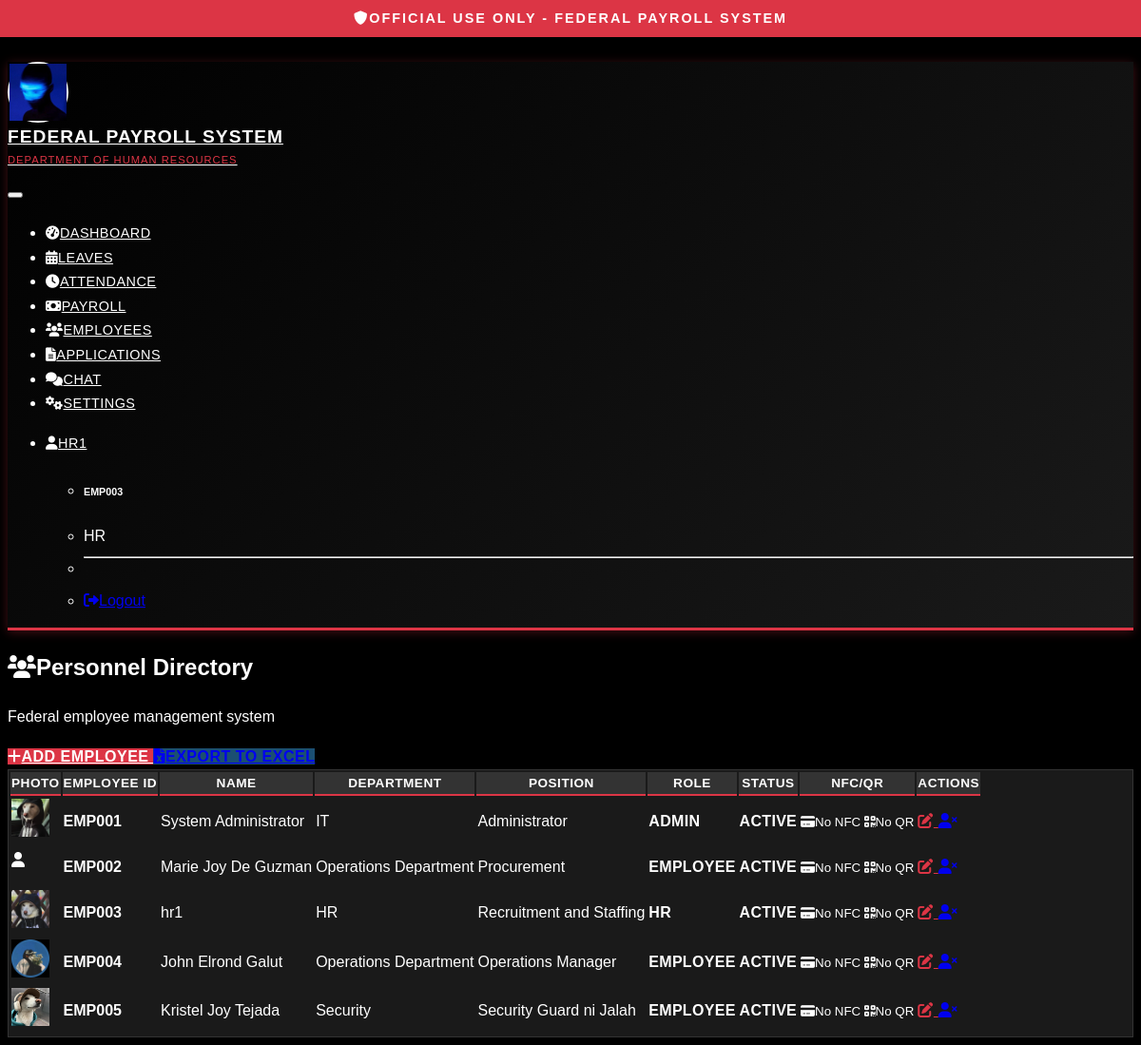
Page /admin/employees (signed in) on the committed database.
### tables this page shows
CREATE TABLE settings(
        id INTEGER PRIMARY KEY AUTOINCREMENT,
        setting_name TEXT UNIQUE,
        setting_value TEXT,
        description TEXT,
        updated_by INTEGER,
        updated_at TIMESTAMP DEFAULT CURRENT_TIMESTAMP,
        FOREIGN KEY(updated_by) REFERENCES employees(id)
    );

CREATE TABLE employees(
        id INTEGER PRIMARY KEY AUTOINCREMENT,
        employee_id TEXT UNIQUE,           -- e.g., EMP001
        username TEXT UNIQUE,
        password TEXT,
        name TEXT,
        department TEXT,
        position TEXT,
        salary_rate REAL DEFAULT 0,        -- daily rate
        role TEXT CHECK(role IN ('Admin','HR','Employee')),
        status TEXT DEFAULT 'Active',
        profile_picture TEXT               -- store file path
    , nfc_id TEXT, qr_code_path TEXT);

### routes/admin.py (the view)
@admin_bp.route('/employees')
@login_required
@role_required('Admin')
def list_employees():
    conn = get_db_connection()
    employees = conn.execute('''
        SELECT id, employee_id, name, department, position, role, status, profile_picture, nfc_id, qr_code_path
        FROM employees ORDER BY id
    ''').fetchall()
    conn.close()
    return render_template('admin/list_employees.html', employees=employees)

### templates/admin/list_employees.html (shortened to what this page needs)
{% extends "base.html" %}
{% block content %}
<div class="row">
    <div class="col-12">
        <div class="d-flex justify-content-between align-items-center mb-4">
            <div>
                <h2><i class="fas fa-users me-2"></i>Personnel Directory</h2>
                <p class="text-muted">Federal employee management system</p>
            </div>
            <div class="btn-group" role="group">
                <a href="{{ url_for('admin.add_employee') }}" class="btn btn-primary">
                    <i class="fas fa-plus me-1"></i>Add Employee
                </a>
                <a href="{{ url_for('exports.export_employees') }}" class="btn btn-success">
                    <i class="fas fa-file-excel me-1"></i>Export to Excel
                </a>
            </div>
        </div>
    </div>
</div>
<div class="row">
    <div class="col-12">
        <div class="card">
            <div class="card-body">
                {% if employees %}
                <div class="table-responsive">
                    <table class="table table-hover">
                        <thead>
                            <tr>
                                <th>Photo</th>
                                <th>Employee ID</th>
                                <th>Name</th>
                                <th>Department</th>
                                <th>Position</th>
                                <th>Role</th>
                                <th>Status</th>
                                <th>NFC/QR</th>
                                <th>Actions</th>
                            </tr>
                        </thead>
                        <tbody>
                            {% for employee in employees %}
                            <tr>
                                <td>
                                    {% if employee.profile_picture %}
                                        <img src="{{ url_for('static', filename='uploads/' + employee.profile_picture) }}"
                                             alt="{{ employee.name }}"
                                             class="rounded-circle"
                                             style="width: 40px; height: 40px; object-fit: cover;">
                                    {% else %}
                                        <div class="rounded-circle bg-secondary d-flex align-items-center justify-content-center"
                                             style="width: 40px; height: 40px;">
                                            <i class="fas fa-user text-white"></i>
                                        </div>
                                    {% endif %}
                                </td>
                                <td><strong>{{ employee.employee_id }}</strong></td>
                                <td>{{ employee.name }}</td>
                                <td>{{ employee.department }}</td>
                                <td>{{ employee.position }}</td>
                                <td>
                                    <span class="badge bg-{{ 'primary' if employee.role == 'Admin' else 'info' if employee.role == 'HR' else 'secondary' }}">
                                        {{ employee.role }}
                                    </span>
                                </td>
                                <td>
                                    <span class="badge bg-{{ 'success' if employee.status == 'Active' else 'danger' }}">
                                        {{ employee.status }}
                                    </span>
                                </td>
                                <td>
                                    <div class="d-flex flex-column gap-1">
                                        {% if employee.nfc_id %}
                                        <small class="text-success">
                                            <i class="fas fa-credit-card me-1"></i>NFC: {{ employee.nfc_id[:8] }}...
                                        </small>
                                        {% else %}
                                        <small class="text-muted">
                                            <i class="fas fa-credit-card me-1"></i>No NFC
                                        </small>
                                        {% endif %}
                                        {% if employee.qr_code_path %}
                                        <a href="{{ url_for('admin.download_qr', employee_id=employee.id) }}"
                                           class="btn btn-sm btn-outline-info" title="Download QR Code">
                                            <i class="fas fa-qrcode me-1"></i>QR Code
                                        </a>
                                        {% else %}
                                        <small class="text-muted">
                                            <i class="fas fa-qrcode me-1"></i>No QR
                                        </small>
                                        {% endif %}
                                    </div>
                                </td>
                                <td>
                                    <div class="btn-group btn-group-sm" role="group">
                                        <a href="{{ url_for('admin.edit_employee', employee_id=employee.id) }}"
                                           class="btn btn-outline-primary" title="Edit Employee">
                                            <i class="fas fa-edit"></i>
                                        </a>
                                        {% if employee.status == 'Active' %}
                                        <a href="{{ url_for('admin.delete_employee', employee_id=employee.id) }}"
                                           class="btn btn-outline-danger"
                                           title="Deactivate Employee"
                                           onclick="return confirm('Are you sure you want to deactivate {{ employee.name }}?')">
                                            <i class="fas fa-user-times"></i>
                                        </a>
                                        {% endif %}
                                    </div>
                                </td>
                            </tr>
                            {% endfor %}
                        </tbody>
                    </table>
                </div>
                {% endif %}
            </div>
        </div>
    </div>
</div>
{% endblock %}

### templates/base.html (shortened to what this page needs)
<!DOCTYPE html>
<html lang="en" data-bs-theme="dark">
<head>
    <link href="https://cdn.replit.com/agent/bootstrap-agent-dark-theme.min.css" rel="stylesheet">
    <link href="https://cdnjs.cloudflare.com/ajax/libs/font-awesome/6.0.0/css/all.min.css" rel="stylesheet">
    <link href="{{ url_for('static', filename='css/government-style.css') }}" rel="stylesheet">
</head>
<body>
    <div class="classification-banner">
        <i class="fas fa-shield-alt me-2"></i>OFFICIAL USE ONLY - FEDERAL PAYROLL SYSTEM
    </div>
    {% if session.user_id %}
    <nav class="navbar navbar-expand-lg government-header main-content-with-banner">
        <div class="container">
            <a class="navbar-brand d-flex align-items-center" href="{{ url_for('index') }}">
                <div class="government-seal">
                    {% if current_logo %}
                        <img src="{{ url_for('static', filename='images/' + current_logo) }}"
                             alt="System Logo"
                             class="rounded-circle"
                             style="width: 100%; height: 100%; object-fit: cover;">
                    {% else %}
                        <i class="fas fa-shield-alt"></i>
                    {% endif %}
                </div>
                <div>
                    <div style="font-size: 1.2rem; font-weight: 700;">Federal Payroll System</div>
                    <div style="font-size: 0.7rem; color: var(--gov-red); font-weight: 500;">Department of Human Resources</div>
                </div>
            </a>
            <button class="navbar-toggler" type="button" data-bs-toggle="collapse" data-bs-target="#navbarNav">
            </button>
            <div class="collapse navbar-collapse" id="navbarNav">
                <ul class="navbar-nav me-auto">
                    {% if session.role == 'Admin' %}
                        <li class="nav-item">
                            <a class="nav-link" href="{{ url_for('admin.dashboard') }}">
                                <i class="fas fa-tachometer-alt me-1"></i>Dashboard
                            </a>
                        </li>
                        <li class="nav-item">
                            <a class="nav-link" href="{{ url_for('admin.list_employees') }}">
                                <i class="fas fa-users me-1"></i>Employees
                            </a>
                        </li>
                        <li class="nav-item">
                            <a class="nav-link" href="{{ url_for('admin.payroll') }}">
                                <i class="fas fa-money-bill me-1"></i>Payroll
                            </a>
                        </li>
                        <li class="nav-item">
                            <a class="nav-link" href="{{ url_for('applications.manage_applications') }}">
                                <i class="fas fa-file-alt me-1"></i>Applications
                            </a>
                        </li>
                        <li class="nav-item">
                            <a class="nav-link" href="{{ url_for('chat.chat_dashboard') }}">
                                <i class="fas fa-comments me-1"></i>Chat
                            </a>
                        </li>
                        <li class="nav-item">
                            <a class="nav-link" href="{{ url_for('settings.settings') }}">
                                <i class="fas fa-cogs me-1"></i>Settings
                            </a>
                        </li>
                    {% elif session.role == 'HR' %}
                        <li class="nav-item">
                            <a class="nav-link" href="{{ url_for('hr.dashboard') }}">
                                <i class="fas fa-tachometer-alt me-1"></i>Dashboard
                            </a>
                        </li>
                        <li class="nav-item">
                            <a class="nav-link" href="{{ url_for('hr.manage_leaves') }}">
                                <i class="fas fa-calendar-alt me-1"></i>Leaves
                            </a>
                        </li>
                        <li class="nav-item">
                            <a class="nav-link" href="{{ url_for('hr.attendance_report') }}">
                                <i class="fas fa-clock me-1"></i>Attendance
                            </a>
                        </li>
                        <li class="nav-item">
                            <a class="nav-link" href="{{ url_for('hr.payroll_report') }}">
                                <i class="fas fa-money-bill me-1"></i>Payroll
                            </a>
                        </li>
                        <li class="nav-item">
                            <a class="nav-link" href="{{ url_for('hr.list_employees') }}">
                                <i class="fas fa-users me-1"></i>Employees
                            </a>
                        </li>
                        <li class="nav-item">
                            <a class="nav-link" href="{{ url_for('applications.manage_applications') }}">
                                <i class="fas fa-file-alt me-1"></i>Applications
                            </a>
                        </li>
                        <li class="nav-item">
                            <a class="nav-link" href="{{ url_for('chat.chat_dashboard') }}">
                                <i class="fas fa-comments me-1"></i>Chat
                            </a>
                        </li>
                        <li class="nav-item">
                            <a class="nav-link" href="{{ url_for('settings.settings') }}">
                                <i class="fas fa-cogs me-1"></i>Settings
                            </a>
                        </li>
                    {% endif %}
                </ul>
                <ul class="navbar-nav">
                    <li class="nav-item dropdown">
                        <a class="nav-link dropdown-toggle" href="#" role="button" data-bs-toggle="dropdown">
                            <i class="fas fa-user me-1"></i>{{ session.name }}
                        </a>
                        <ul class="dropdown-menu">
                            <li><h6 class="dropdown-header">{{ session.employee_id }}</h6></li>
                            <li><span class="dropdown-item-text">{{ session.role }}</span></li>
                            <li><hr class="dropdown-divider"></li>
                            <li><a class="dropdown-item" href="{{ url_for('auth.logout') }}">
                                <i class="fas fa-sign-out-alt me-1"></i>Logout
                            </a></li>
                        </ul>
                    </li>
                </ul>
            </div>
        </div>
    </nav>
    {% endif %}
    <main class="container my-4 {% if not session.user_id %}main-content-with-banner{% endif %}">
        {% block content %}{% endblock %}
    </main>
</body>
</html>

### rows in the picture
settings: setting_value (picture)
employees: employee_id "EMP003", profile_picture (picture), name "hr1", department "HR", position "Recruitment and Staffing", role "HR", status "ACTIVE"
employees: profile_picture (picture), employee_id "EMP001", name "System Administrator", department "IT", position "Administrator", role "ADMIN", status "ACTIVE"
employees: employee_id "EMP002", name "Marie Joy De Guzman", department "Operations Department", position "Procurement", role "EMPLOYEE", status "ACTIVE"
employees: profile_picture (picture), employee_id "EMP004", name "John Elrond Galut", department "Operations Department", position "Operations Manager", role "EMPLOYEE", status "ACTIVE"
employees: profile_picture (picture), employee_id "EMP005", name "Kristel Joy Tejada", department "Security", position "Security Guard ni Jalah", role "EMPLOYEE", status "ACTIVE"

### other values in the picture
{{ session.name }} "HR1"
{{ session.role }} "HR"
